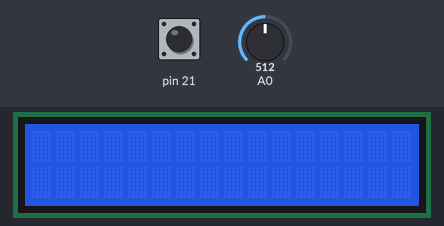
The sketch below on a simulated Arduino Mega 2560, built with avr-gcc and run on an emulated ATmega2560. Shown: 16×2 character LCD. Inputs (shaded band) come from the test bench; at power-on: pin 21 HIGH, A0 = 512. What the sketch prints to the serial monitor is not drawn.

Above: at 1.2 s.
1.3 s: pin 21 driven LOW
2.8 s: pin 21 pulsed HIGH 2 times (0.12 s each, 0.3 s apart)
At 3.8 s:
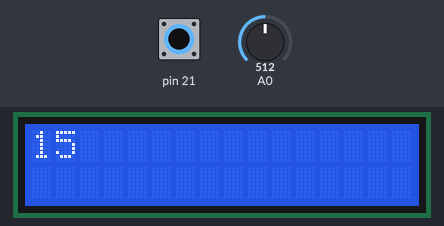
At 4.6 s:
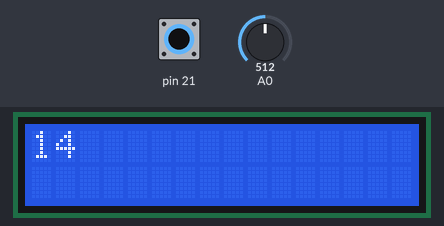
Timing chart, 0 to 6.1 s (numbered marks = the images above; inputs shaded):
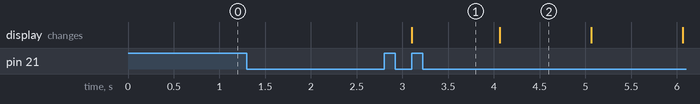

Measured:
- after the input at 1.3 s, every drawn part: stays the same
- after the input at 2.8 s, the display: changes after 0.30 s (image 1)
- what the display in image 2 shows lasts 1.0 s, from 4.1 s to 5.1 s

The sketch:

Ejercicio2-ContadorDescendiente.ino
```cpp
/*
EJERCICIO 2
CONTADOR DESCENDIENTE
ARDUINO MEGA
EDISON PICUASI
*/


#include <LiquidCrystal.h>
#include <MsTimer2.h>

LiquidCrystal lcd(27, 26, 25, 24, 23, 22);
int contador;
int conversor;
int on = 0;
int st;
void setup() {
  Serial.begin(9600);
  lcd.begin(16, 2);
  MsTimer2::set(1000, reloj);
  attachInterrupt(digitalPinToInterrupt(21), opciones, FALLING);
  MsTimer2::start();
}

void loop() {
  if (contador == 0 && on == 1) {
    conversor = analogRead(A0);
    conversor = map(conversor, 0, 1023, 10, 20);
    delay(200);
    //  Serial.println(conversor);
  }

  //  Serial.println(on);
}

void opciones() {
  switch (on) {
    case 0:
      on++;
      Serial.println("Mover Potenciometro");
//      Serial.println(on);
      break;
    case 1:
      on++;
      contador = conversor;
      Serial.println("Inicia Decremento");
//      Serial.println(on);
      st = 1;
      break;
    case 2:
      on = 0;
      Serial.println("Reiniciar Contador");
//      Serial.println(on);
      break;
  }
}
void reloj() {
  if (st == 1) {
//    MsTimer2::start();
    contador--;
    Serial.println("Timer: "+contador+1);
    lcd.clear();
    lcd.setCursor(0,0);
    lcd.print(contador+1);
  }
  if(contador<0){
    contador=0;
    st=0;
    on=2;
    }
}
```
